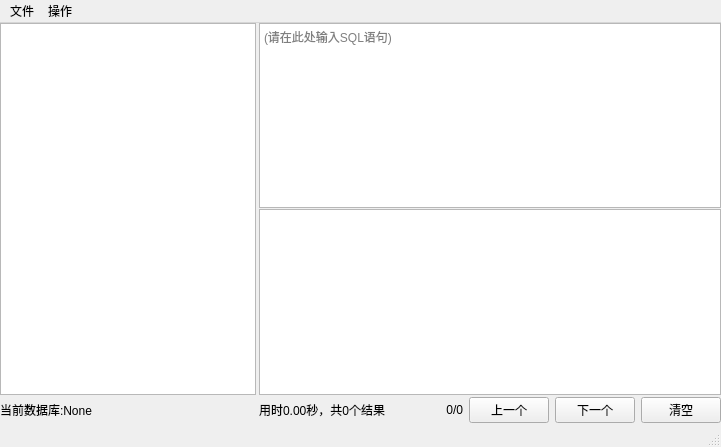
<?xml version="1.0" encoding="UTF-8"?>
<ui version="4.0">
 <class>MainWindow</class>
 <widget class="QMainWindow" name="MainWindow">
  <property name="geometry">
   <rect>
    <x>0</x>
    <y>0</y>
    <width>721</width>
    <height>447</height>
   </rect>
  </property>
  <property name="sizePolicy">
   <sizepolicy hsizetype="Preferred" vsizetype="Expanding">
    <horstretch>0</horstretch>
    <verstretch>0</verstretch>
   </sizepolicy>
  </property>
  <property name="acceptDrops">
   <bool>true</bool>
  </property>
  <property name="windowTitle">
   <string>Pybase</string>
  </property>
  <widget class="QWidget" name="centralwidget">
   <layout class="QFormLayout" name="formLayout">
    <property name="horizontalSpacing">
     <number>3</number>
    </property>
    <property name="verticalSpacing">
     <number>2</number>
    </property>
    <property name="leftMargin">
     <number>0</number>
    </property>
    <property name="topMargin">
     <number>0</number>
    </property>
    <property name="rightMargin">
     <number>0</number>
    </property>
    <property name="bottomMargin">
     <number>2</number>
    </property>
    <item row="0" column="0">
     <widget class="QTreeView" name="tree_file">
      <property name="sizePolicy">
       <sizepolicy hsizetype="Preferred" vsizetype="Expanding">
        <horstretch>0</horstretch>
        <verstretch>0</verstretch>
       </sizepolicy>
      </property>
      <attribute name="headerVisible">
       <bool>false</bool>
      </attribute>
     </widget>
    </item>
    <item row="0" column="1">
     <layout class="QVBoxLayout" name="verticalLayout">
      <property name="spacing">
       <number>1</number>
      </property>
      <item>
       <widget class="QTextBrowser" name="text_code">
        <property name="sizePolicy">
         <sizepolicy hsizetype="MinimumExpanding" vsizetype="Preferred">
          <horstretch>0</horstretch>
          <verstretch>0</verstretch>
         </sizepolicy>
        </property>
        <property name="acceptDrops">
         <bool>false</bool>
        </property>
        <property name="readOnly">
         <bool>false</bool>
        </property>
        <property name="placeholderText">
         <string>(请在此处输入SQL语句)</string>
        </property>
       </widget>
      </item>
      <item>
       <widget class="QTableView" name="table_result">
        <property name="sizePolicy">
         <sizepolicy hsizetype="MinimumExpanding" vsizetype="Expanding">
          <horstretch>0</horstretch>
          <verstretch>0</verstretch>
         </sizepolicy>
        </property>
        <property name="sortingEnabled">
         <bool>true</bool>
        </property>
       </widget>
      </item>
     </layout>
    </item>
    <item row="1" column="0">
     <widget class="QLabel" name="label_db">
      <property name="sizePolicy">
       <sizepolicy hsizetype="Expanding" vsizetype="Preferred">
        <horstretch>0</horstretch>
        <verstretch>0</verstretch>
       </sizepolicy>
      </property>
      <property name="text">
       <string>当前数据库:None</string>
      </property>
     </widget>
    </item>
    <item row="1" column="1">
     <layout class="QHBoxLayout" name="horizontalLayout">
      <property name="spacing">
       <number>6</number>
      </property>
      <item>
       <widget class="QLabel" name="label_result">
        <property name="sizePolicy">
         <sizepolicy hsizetype="Preferred" vsizetype="Preferred">
          <horstretch>0</horstretch>
          <verstretch>0</verstretch>
         </sizepolicy>
        </property>
        <property name="text">
         <string>用时0.00秒，共0个结果</string>
        </property>
       </widget>
      </item>
      <item>
       <widget class="QLabel" name="label_page">
        <property name="sizePolicy">
         <sizepolicy hsizetype="Minimum" vsizetype="Preferred">
          <horstretch>0</horstretch>
          <verstretch>0</verstretch>
         </sizepolicy>
        </property>
        <property name="text">
         <string>0/0</string>
        </property>
        <property name="alignment">
         <set>Qt::AlignRight|Qt::AlignTrailing|Qt::AlignVCenter</set>
        </property>
       </widget>
      </item>
      <item>
       <widget class="QPushButton" name="button_last">
        <property name="sizePolicy">
         <sizepolicy hsizetype="Maximum" vsizetype="Fixed">
          <horstretch>0</horstretch>
          <verstretch>0</verstretch>
         </sizepolicy>
        </property>
        <property name="text">
         <string>上一个</string>
        </property>
       </widget>
      </item>
      <item>
       <widget class="QPushButton" name="button_next">
        <property name="sizePolicy">
         <sizepolicy hsizetype="Maximum" vsizetype="Fixed">
          <horstretch>0</horstretch>
          <verstretch>0</verstretch>
         </sizepolicy>
        </property>
        <property name="text">
         <string>下一个</string>
        </property>
       </widget>
      </item>
      <item>
       <widget class="QPushButton" name="button_clear">
        <property name="sizePolicy">
         <sizepolicy hsizetype="Maximum" vsizetype="Fixed">
          <horstretch>0</horstretch>
          <verstretch>0</verstretch>
         </sizepolicy>
        </property>
        <property name="text">
         <string>清空</string>
        </property>
       </widget>
      </item>
     </layout>
    </item>
   </layout>
  </widget>
  <widget class="QStatusBar" name="statusbar"/>
  <widget class="QMenuBar" name="menubar">
   <property name="geometry">
    <rect>
     <x>0</x>
     <y>0</y>
     <width>721</width>
     <height>22</height>
    </rect>
   </property>
   <widget class="QMenu" name="menuasd">
    <property name="title">
     <string>文件</string>
    </property>
    <addaction name="action_open"/>
    <addaction name="action_Insert"/>
    <addaction name="separator"/>
    <addaction name="action_exit"/>
   </widget>
   <widget class="QMenu" name="menu">
    <property name="title">
     <string>操作</string>
    </property>
    <addaction name="action_last"/>
    <addaction name="action_next"/>
    <addaction name="action_clear"/>
   </widget>
   <addaction name="menuasd"/>
   <addaction name="menu"/>
  </widget>
  <action name="action_last">
   <property name="text">
    <string>上一个(&amp;Last)</string>
   </property>
   <property name="shortcut">
    <string>Alt+L</string>
   </property>
  </action>
  <action name="action_next">
   <property name="text">
    <string>下一个(&amp;Next)</string>
   </property>
   <property name="shortcut">
    <string>Alt+N</string>
   </property>
  </action>
  <action name="action_clear">
   <property name="text">
    <string>清空(&amp;Clear)</string>
   </property>
   <property name="shortcut">
    <string>Alt+C</string>
   </property>
  </action>
  <action name="action_open">
   <property name="text">
    <string>打开(&amp;Open)</string>
   </property>
   <property name="shortcut">
    <string>Alt+O</string>
   </property>
  </action>
  <action name="action_exit">
   <property name="text">
    <string>退出(&amp;Exit)</string>
   </property>
   <property name="shortcut">
    <string>Alt+E</string>
   </property>
  </action>
  <action name="action_Insert">
   <property name="text">
    <string>插入(&amp;Insert)</string>
   </property>
   <property name="shortcut">
    <string>Alt+I</string>
   </property>
  </action>
 </widget>
 <resources/>
 <connections>
  <connection>
   <sender>action_clear</sender>
   <signal>triggered()</signal>
   <receiver>MainWindow</receiver>
   <slot>clear_action()</slot>
   <hints>
    <hint type="sourcelabel">
     <x>-1</x>
     <y>-1</y>
    </hint>
    <hint type="destinationlabel">
     <x>232</x>
     <y>184</y>
    </hint>
   </hints>
  </connection>
  <connection>
   <sender>action_next</sender>
   <signal>triggered()</signal>
   <receiver>MainWindow</receiver>
   <slot>next_action()</slot>
   <hints>
    <hint type="sourcelabel">
     <x>-1</x>
     <y>-1</y>
    </hint>
    <hint type="destinationlabel">
     <x>232</x>
     <y>184</y>
    </hint>
   </hints>
  </connection>
  <connection>
   <sender>action_last</sender>
   <signal>triggered()</signal>
   <receiver>MainWindow</receiver>
   <slot>last_action()</slot>
   <hints>
    <hint type="sourcelabel">
     <x>-1</x>
     <y>-1</y>
    </hint>
    <hint type="destinationlabel">
     <x>232</x>
     <y>184</y>
    </hint>
   </hints>
  </connection>
  <connection>
   <sender>action_open</sender>
   <signal>triggered()</signal>
   <receiver>MainWindow</receiver>
   <slot>open_action()</slot>
   <hints>
    <hint type="sourcelabel">
     <x>-1</x>
     <y>-1</y>
    </hint>
    <hint type="destinationlabel">
     <x>232</x>
     <y>184</y>
    </hint>
   </hints>
  </connection>
  <connection>
   <sender>action_exit</sender>
   <signal>triggered()</signal>
   <receiver>MainWindow</receiver>
   <slot>exit_action()</slot>
   <hints>
    <hint type="sourcelabel">
     <x>-1</x>
     <y>-1</y>
    </hint>
    <hint type="destinationlabel">
     <x>232</x>
     <y>184</y>
    </hint>
   </hints>
  </connection>
  <connection>
   <sender>action_Insert</sender>
   <signal>triggered()</signal>
   <receiver>MainWindow</receiver>
   <slot>insert_action()</slot>
   <hints>
    <hint type="sourcelabel">
     <x>-1</x>
     <y>-1</y>
    </hint>
    <hint type="destinationlabel">
     <x>264</x>
     <y>174</y>
    </hint>
   </hints>
  </connection>
 </connections>
 <slots>
  <slot>clear_action()</slot>
  <slot>open_action()</slot>
  <slot>exit_action()</slot>
  <slot>next_action()</slot>
  <slot>last_action()</slot>
  <slot>insert_action()</slot>
 </slots>
</ui>
